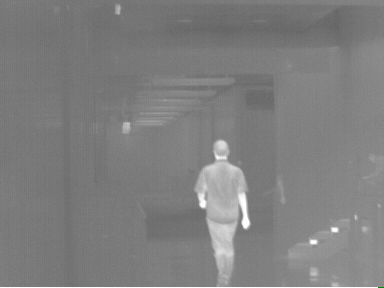
#> input picture course-projects/04-UM-AUM/images/1.bmp, 384 x 288 px, found by its file name
$ python UnsharpMasking.py
#> lines starting #> are read from the running program, lines starting #| are printed output that depends on the picture; after the words box and inside, x2 and y2 are one past the last pixel; in counts of white or black regions, pixels touching at a corner belong together
# -*- coding: utf-8 -*-
"""
Created on Wed May 29 21:48:55 2019

@author: caoqi95
"""
import cv2
import numpy as np
import matplotlib.pyplot as plt

"""
def UnsharpMask_Gau(img, Lambda):

    low_signal = cv2.GaussianBlur(img, (3, 3), 16)
    high_signal = img - low_signal
    res = Lambda * high_signal + img

    return res
"""

def UnsharpMask(img, Lambda):

    """# kernel for Unsharp Masking
    kernel = np.array([[-1, -1, -1],
                        [-1, 8, -1],
                        [-1, -1, -1]])
    """
#> called with Lambda = 0.5
    # kernel for Laplacian
    kernel = np.array([[0, -1, 0],
                       [-1, 4, -1],
                       [0, -1, 0]])

    high = cv2.filter2D(img, -1, kernel)
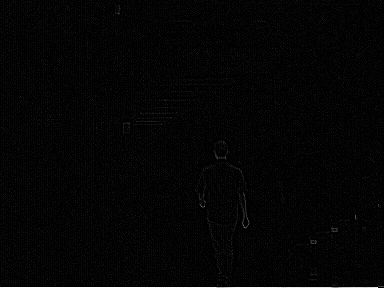
#> high: shape (288, 384); min 0, max 255, mean 4.6

    res = Lambda * high + img
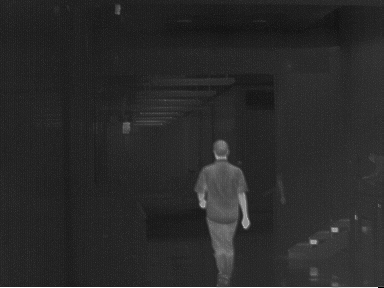
#> res: shape (288, 384) float64; min 80, max 380.5, mean 129.2; drawn with min black and max white

    # Prevent overflow
    res[res > 255] = 255.0
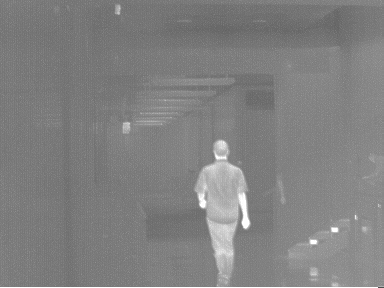
#> res: shape (288, 384) float64; 0.47% of pixels changed, all inside (x1, y1, x2, y2) = (0, 156, 378, 288)
    res[res < 0] = 0.0

    return res


if __name__ == "__main__":

    path = "D:/CAO_project/cv/project4/um/1.bmp"
    img = cv2.imread(path, 0)
    img_rgb = cv2.cvtColor(img, cv2.COLOR_BGR2RGB)

    #img_um = UnsharpMask_Gau(img_rgb, 8)
    img_um = UnsharpMask(img, 0.5)
    plt.figure(figsize=(15, 18))
    plt.subplot(2, 2, 1), plt.imshow(img_rgb), plt.title('Original')
    plt.axis("off")
    #plt.subplot(3, 1, 2), plt.imshow(img_um), plt.title('Unsharp Masking 1')
    #plt.axis("off")
    plt.subplot(2, 2, 2), plt.imshow(img_um, cmap="gray"), plt.title('Unsharp Masking')
    plt.axis("off")
    #cv2.imwrite("D:/CAO_project/cv/project4/result/img_um_1.jpg", img_um)
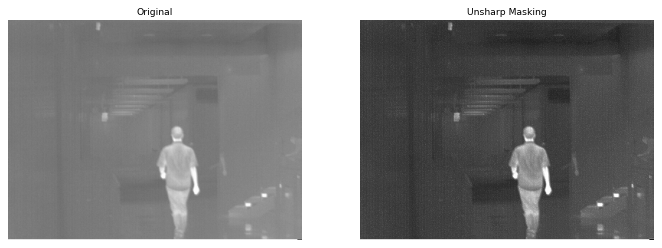
#> figure drawn by matplotlib, 2 panels

$ run again, with course-projects/04-UM-AUM/images/10.bmp copied over course-projects/04-UM-AUM/images/1.bmp
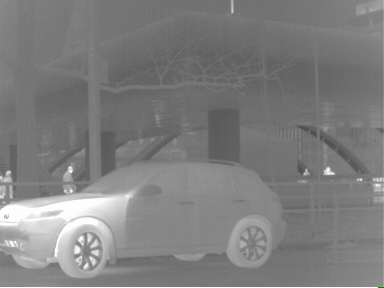
#> input picture course-projects/04-UM-AUM/images/10.bmp, 384 x 288 px, found by its file name
#> in UnsharpMask, `high = cv2.filter2D(img, -1, kernel)`:
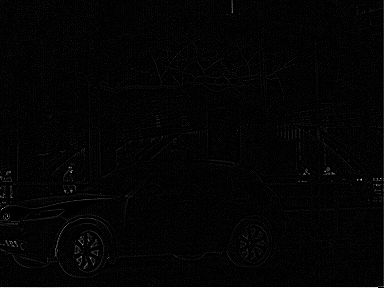
#> high: shape (288, 384); min 0, max 255, mean 4.3
#> `#cv2.imwrite("D:/CAO_project/cv/project4/result/img_um_1.jpg", img_um)`:
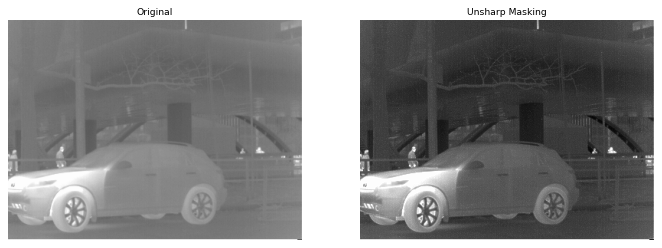
#> figure drawn by matplotlib, 2 panels

$ run again, with course-projects/04-UM-AUM/images/13.bmp copied over course-projects/04-UM-AUM/images/1.bmp
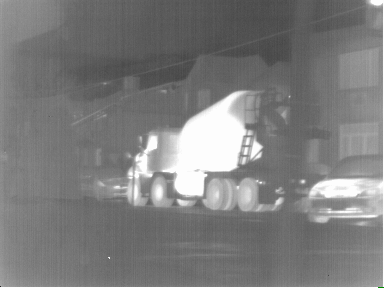
#> input picture course-projects/04-UM-AUM/images/13.bmp, 384 x 288 px, found by its file name
#> in UnsharpMask, `high = cv2.filter2D(img, -1, kernel)`:
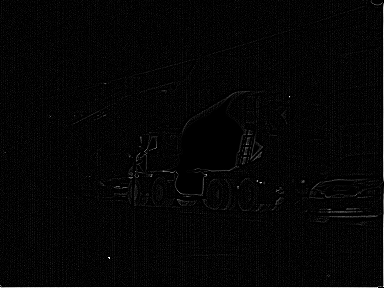
#> high: shape (288, 384); min 0, max 255, mean 5.5
#> `#cv2.imwrite("D:/CAO_project/cv/project4/result/img_um_1.jpg", img_um)`:
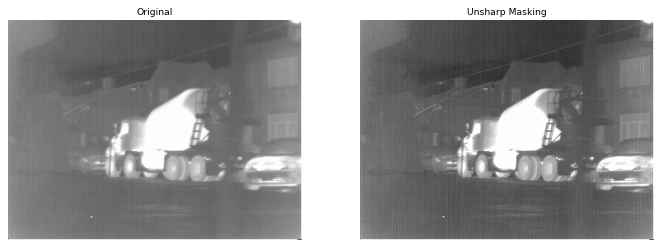
#> figure drawn by matplotlib, 2 panels

$ run again, with course-projects/04-UM-AUM/images/14.bmp copied over course-projects/04-UM-AUM/images/1.bmp
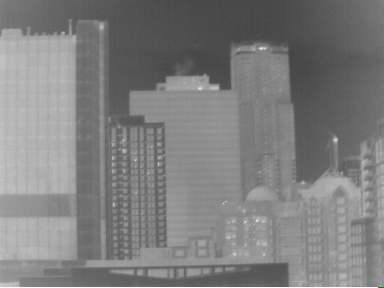
#> input picture course-projects/04-UM-AUM/images/14.bmp, 384 x 288 px, found by its file name
#> in UnsharpMask, `high = cv2.filter2D(img, -1, kernel)`:
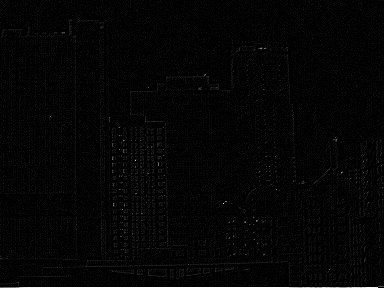
#> high: shape (288, 384); min 0, max 255, mean 4.6
#> `#cv2.imwrite("D:/CAO_project/cv/project4/result/img_um_1.jpg", img_um)`:
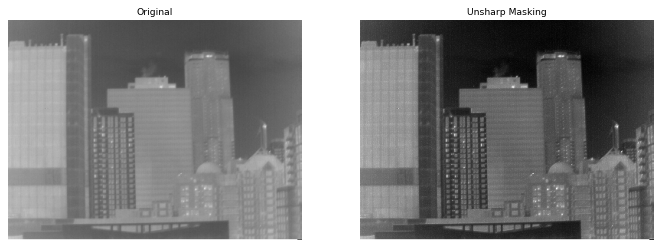
#> figure drawn by matplotlib, 2 panels
